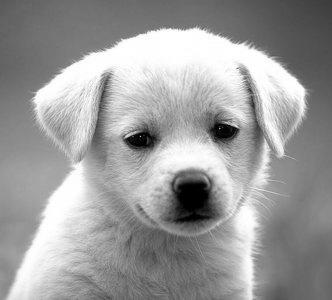
#> input picture Alogrithms/PDE/Diffusion/image.jpg, 332 x 300 px
$ jupyter execute --allow-errors 'Alternating-direction implicit method (ADI) and Generalization.ipynb'   (shell and % lines are left out)
#> lines starting #> are read from the running program, lines starting #| are printed output that depends on the picture
[cell 1]
import numpy as np
import matplotlib.pyplot as plt
from scipy.sparse import spdiags
from scipy.sparse.linalg import inv
import scipy as scp

### Theory and Derivation

#> (a cell that did not finish here is left out)

[cell 3]
def Run_ADI():

    dx = 1e-2
    dy = dx
    dt = 1e-5
    D = 1
    alpha =  D*dt/dx**2

    tEnd = 0.015
    xEnd = 1
    yEnd = 1

    xList = np.arange(0,xEnd+dx,dx)
    yList = np.arange(0,yEnd+dy,dy)
    X,Y = np.meshgrid(xList, yList)
    tList = np.arange(0,tEnd, dt)
    M = xList.shape[0]
    N = tList.shape[0]

    F = np.exp(-((X-0.5)**2+(Y-0.5)**2)/(0.1)**2)
    F[:,0] = 0
    F[:,-1] = 0
    F[0,:] = 0
    F[-1,:] = 0

    FData = np.zeros((M,M,N))

    upDiag = np.ones(M)
    Diag = np.ones(M)*(-2)
    lowDiag = np.ones(M)

    upDiag[1] = 0
    lowDiag[-2] = 0
    Diag[0] = 1
    Diag[-1] = 1

    delta = spdiags([lowDiag, Diag, upDiag],[-1,0,1],M,M)
    mat = delta.toarray()

    D = scp.sparse.eye(M) + alpha/2 * delta
    D_tilda = scp.sparse.eye(M) - alpha/2 * delta

    a = inv(D_tilda)
    b = D
    c = D.T
    d = inv(D_tilda).T

    ab = a.dot(b).toarray()
    cd = c.dot(d).toarray()

    for t in range(N):
        FData[:,:,t] = F
        F = ab.dot(F.dot(cd))

    return FData

#> (a cell that did not finish here is left out)

#> (a cell that did not finish here is left out)

#> (a cell that did not finish here is left out)

#> (a cell that did not finish here is left out)

#> (a cell that did not finish here is left out)

[cell 9]
FData = Run_ADI()

[cell 10]
from matplotlib.animation import FuncAnimation
# First set up the figure, the axis, and the plot element we want to animate
fig = plt.figure()
ax = plt.axes()
im=plt.imshow(FData[:,:,0],interpolation='none')
# initialization function: plot the background of each frame
def init():
    im.set_data(FData[:,:,0])
    return [im]

# animation function.  This is called sequentially
def animate(i):
    im.set_array(FData[:,:,i])
    return [im]
#> (the rest of this cell did not finish here and is left out)

[cell 11]
import numpy as np
from matplotlib import pyplot as plt
from matplotlib.animation import FuncAnimation
plt.style.use('seaborn-pastel')


fig = plt.figure()
ax = plt.axes(xlim=(0, 4), ylim=(-2, 2))
line, = ax.plot([], [], lw=3)

def init():
    line.set_data([], [])
    ax.set_xlim([-0.25,1.25])
    ax.set_ylim([-1,2])
    return line,
def animate(i):
    ydata = FData[:,:,i][50,:]
    xdata = np.linspace(0,1,ydata.shape[0])
    line.set_data(xdata, ydata)
    ax.set_title("frame: {}".format(i))
    return line,

#> (the rest of this cell did not finish here and is left out)

#> (a cell that did not finish here is left out)

#> (a cell that did not finish here is left out)

## Test on image:

[cell 14]
def rgb2gray(rgb):
        return np.dot(rgb[...,:3], [0.2989, 0.5870, 0.1140])

[cell 15]
def Run_ADI_picture():

    dx = 1e-2
    dy = dx
    dt = 1e-4
    D = 1
    alpha =  D*dt/dx**2

    tEnd = 0.2
    xEnd = 1
    yEnd = 1

    xList = np.arange(0,xEnd+dx,dx)
    yList = np.arange(0,yEnd+dy,dy)
    X,Y = np.meshgrid(xList, yList)
    tList = np.arange(0,tEnd, dt)
    M = xList.shape[0]
    N = tList.shape[0]

    import matplotlib.image as mpimg


    image = plt.imread('image.jpg')
#> image is the input picture: shape (300, 332, 3); min 0, max 255, mean 155.7
    image = rgb2gray(image)
    image = image[:,:300]
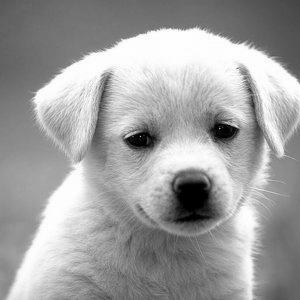
#> image: shape (300, 300) float64; min 0, max 255, mean 160.8


    F = image
    M = F.shape[0]
#> M = 300

    F[:,0] = 0
    F[:,-1] = 0
    F[0,:] = 0
    F[-1,:] = 0
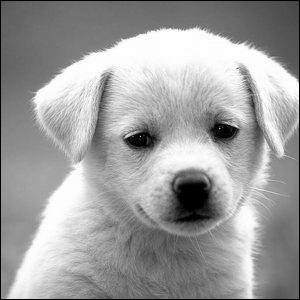
#> F: shape (300, 300) float64; min 0, max 255, mean 159.2

    FData = np.zeros((M,M,N))

    upDiag = np.ones(M)
#> upDiag = 300 values from 1 to 1
    Diag = np.ones(M)*(-2)
#> Diag = 300 values from -2 to -2
    lowDiag = np.ones(M)
#> lowDiag = 300 values from 1 to 1

    upDiag[1] = 0
    lowDiag[-2] = 0
    Diag[0] = 1
    Diag[-1] = 1

    delta = spdiags([lowDiag, Diag, upDiag],[-1,0,1],M,M)
    mat = delta.toarray()

    D = scp.sparse.eye(M) + alpha/2 * delta
    D_tilda = scp.sparse.eye(M) - alpha/2 * delta

    a = inv(D_tilda)
    b = D
    c = D.T
    d = inv(D_tilda).T

    ab = a.dot(b).toarray()
    cd = c.dot(d).toarray()

    for t in range(N):
        FData[:,:,t] = F
        F = ab.dot(F.dot(cd))
#> this loop made 2000 passes
#> pass 1, in Run_ADI_picture, `F = ab.dot(F.dot(cd))`:
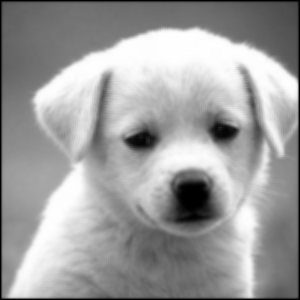
#> F: shape (300, 300) float64; min 0, max 255, mean 158
#> pass 3, in Run_ADI_picture, `F = ab.dot(F.dot(cd))`:
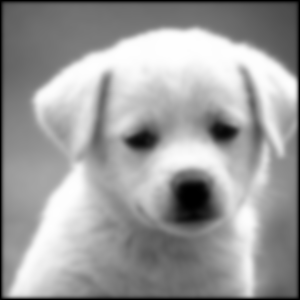
#> F: shape (300, 300) float64; min 0, max 255, mean 156.7
#> after the loop:
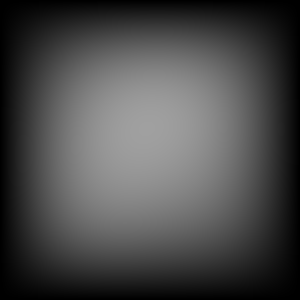
#> F: shape (300, 300) float64; min 0, max 160.3, mean 74.5
#> after the loop:
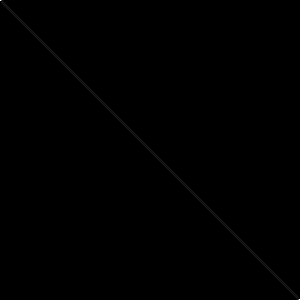
#> cd: shape (300, 300) float64; min 0, max 3, mean 0.00339; drawn with min black and max white

    return FData,N

[cell 16]
FData,N = Run_ADI_picture()
#> N = 2000

[cell 17]
from matplotlib.animation import FuncAnimation
# First set up the figure, the axis, and the plot element we want to animate
fig = plt.figure()
ax = plt.axes()
im=plt.imshow(FData[:,:,0],interpolation='none')
# initialization function: plot the background of each frame
def init():
    im.set_data(FData[:,:,0])
    return [im]

# animation function.  This is called sequentially
def animate(i):
    im.set_array(FData[:,:,i])
    ax.set_title("frame: {}".format(i))
    return [im]
anim = FuncAnimation(fig, animate, init_func=init,
                               frames=N, interval=3, blit=True)

plt.colorbar()
#anim.save('diff.gif', writer='imagemagick')
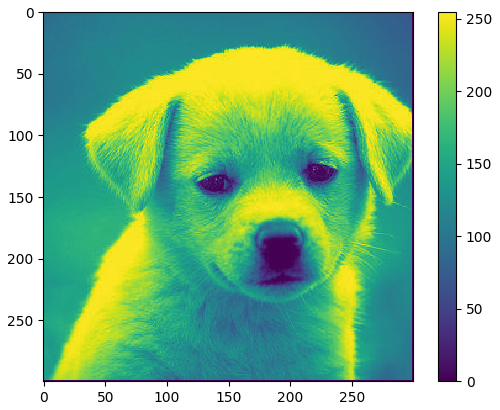
#> figure drawn by matplotlib, 2 panels

[cell 18]
import numpy as np
from matplotlib import pyplot as plt
from matplotlib.animation import FuncAnimation
plt.style.use('seaborn-pastel')


fig = plt.figure()
ax = plt.axes()
line, = ax.plot([], [], lw=3)

def init():
    line.set_data([], [])
    ax.set_xlim([-0.5,1.5])
    ax.set_ylim([0,255])
    return line,
def animate(i):
    ydata = FData[:,:,i][50,:]
    xdata = np.linspace(0,1,ydata.shape[0])
    line.set_data(xdata, ydata)
    ax.set_title("frame: {}".format(i))
    return line,

anim = FuncAnimation(fig, animate, init_func=init,
                               frames=N, interval=3, blit=True)
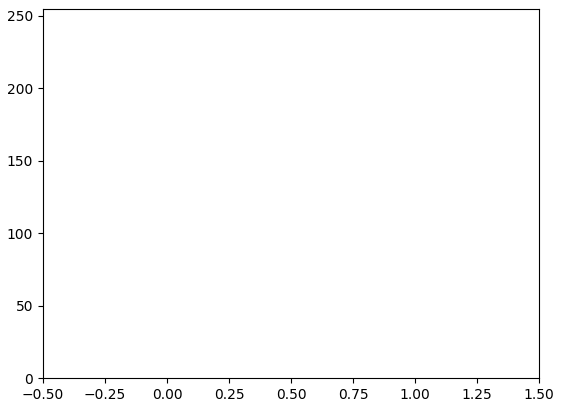
#> figure drawn by matplotlib, 1 panel
